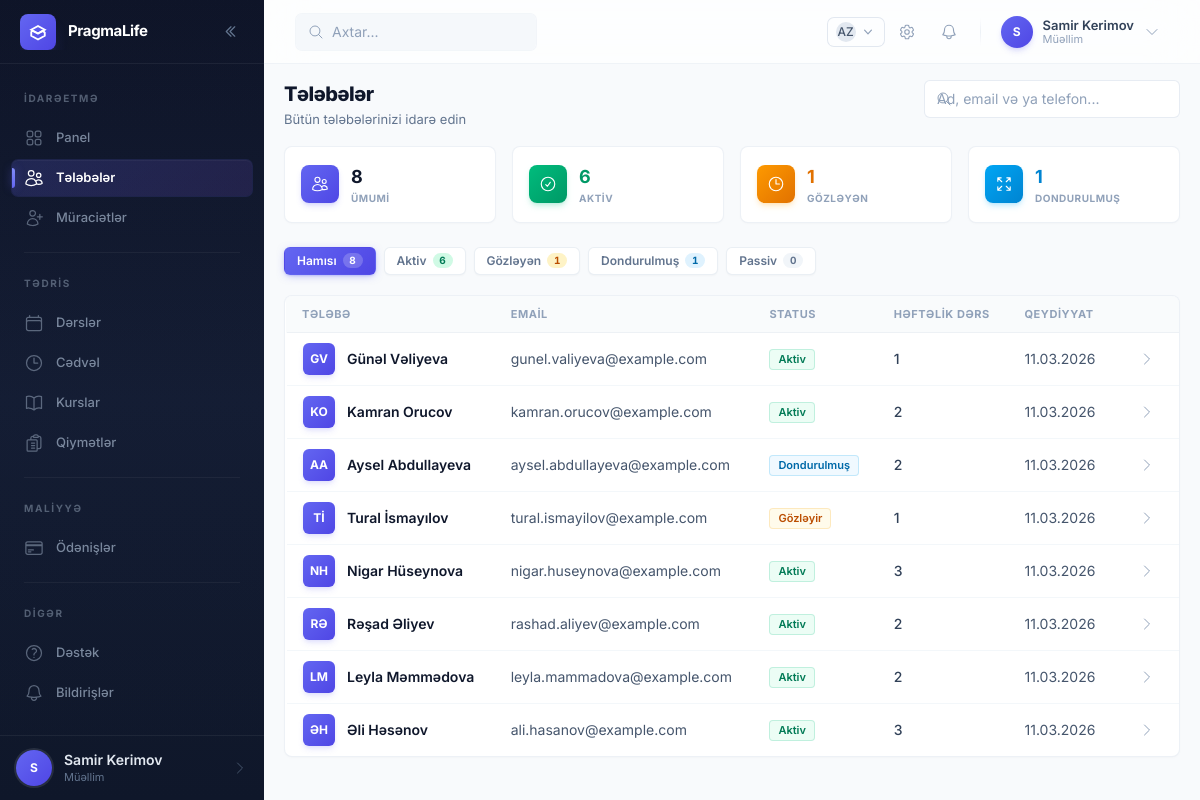
Before: /auth/students/ (signed in) with the older database file.
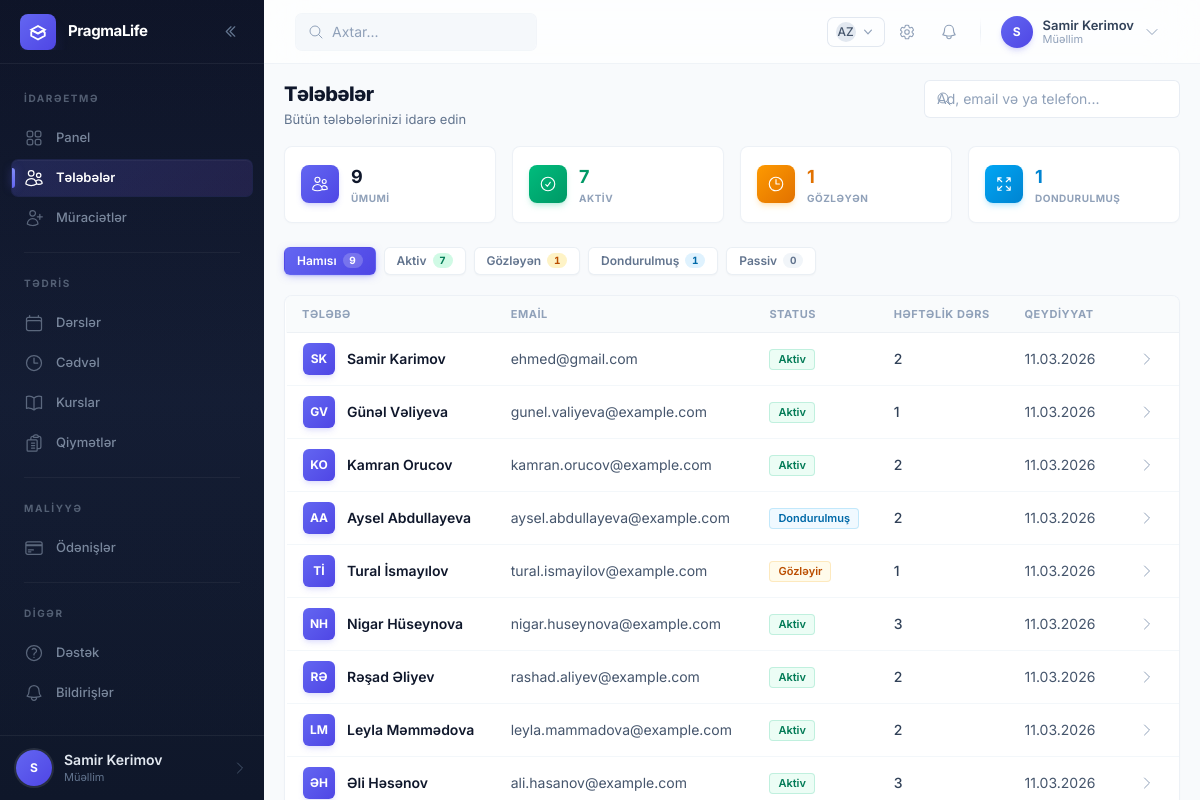
After: the same page with the newer database file.
### apps/users/models.py (models this page shows, shortened)
class User(AbstractBaseUser, PermissionsMixin):
    class Role(models.TextChoices):
        TEACHER = 'teacher', 'Müəllim'
        STUDENT = 'student', 'Tələbə'
    id = models.UUIDField(primary_key=True, default=uuid.uuid4, editable=False)
    email = models.EmailField(unique=True, verbose_name='Email')
    first_name = models.CharField(max_length=100, verbose_name='Ad')
    last_name = models.CharField(max_length=100, verbose_name='Soyad')
    role = models.CharField(
        max_length=10,
        choices=Role.choices,
        default=Role.STUDENT,
        verbose_name='Rol'
    )
    phone = models.CharField(
        max_length=20,
        blank=True,
        validators=[validate_phone_number],
        verbose_name='Telefon'
    )
    avatar = models.ImageField(
        upload_to='avatars/',
        blank=True,
        verbose_name='Profil şəkli'
    )
    is_active = models.BooleanField(default=True, verbose_name='Aktivdir')
    is_staff = models.BooleanField(default=False, verbose_name='Admin heyəti')
    date_joined = models.DateTimeField(default=timezone.now, verbose_name='Qeydiyyat tarixi')
    created_at = models.DateTimeField(auto_now_add=True)
    updated_at = models.DateTimeField(auto_now=True)
    objects = UserManager()
    USERNAME_FIELD = 'email'
    REQUIRED_FIELDS = ['first_name', 'last_name']
    class Meta:
        db_table = 'users_user'
        verbose_name = 'İstifadəçi'
        verbose_name_plural = 'İstifadəçilər'
        ordering = ['-date_joined']
    def get_full_name(self) -> str:
        return f"{self.first_name} {self.last_name}".strip()
    @property
    def is_teacher(self) -> bool:
        return self.role == self.Role.TEACHER

class BaseModel(models.Model):
    id = models.UUIDField(primary_key=True, default=uuid.uuid4, editable=False)
    created_at = models.DateTimeField(auto_now_add=True, verbose_name='Yaradılma tarixi')
    updated_at = models.DateTimeField(auto_now=True, verbose_name='Yenilənmə tarixi')
    class Meta:
        abstract = True

class StudentProfile(BaseModel):
    class Status(models.TextChoices):
        PENDING = 'pending', 'Gözləyir'
        ACTIVE = 'active', 'Aktiv'
        INACTIVE = 'inactive', 'Passiv'
        FROZEN = 'frozen', 'Dondurulmuş'
        GRADUATED = 'graduated', 'Bitirmiş'
    class PaymentModel(models.TextChoices):
        MONTHLY = 'monthly', 'Aylıq abunə'
        PER_LESSON = 'per_lesson', 'Dərs əsaslı'
    user = models.OneToOneField(
        User,
        on_delete=models.CASCADE,
        related_name='student_profile',
        verbose_name='İstifadəçi'
    )
    status = models.CharField(
        max_length=20,
        choices=Status.choices,
        default=Status.PENDING,
        verbose_name='Status'
    )
    payment_model = models.CharField(
        max_length=20,
        choices=PaymentModel.choices,
        default=PaymentModel.MONTHLY,
        verbose_name='Ödəniş modeli'
    )
    lessons_per_week = models.PositiveSmallIntegerField(
        default=2,
        verbose_name='Həftəlik dərs sayı'
    )
    github_username = models.CharField(
        max_length=100,
        blank=True,
        validators=[validate_github_username],
        verbose_name='GitHub istifadəçi adı'
    )
    github_repo_url = models.URLField(
        blank=True,
        verbose_name='GitHub repo URL'
    )
    timezone = models.CharField(
        max_length=50,
        default='Asia/Baku',
        verbose_name='Vaxt zonası'
    )
    education_level = models.CharField(
        max_length=100,
        blank=True,
        verbose_name='Təhsil səviyyəsi'
    )
    goals = models.TextField(
        blank=True,
        verbose_name='Öyrənmə məqsədləri'
    )
    teacher_notes = models.TextField(
        blank=True,
        verbose_name='Müəllim qeydləri (gizli)'
    )
    status_changed_at = models.DateTimeField(
        null=True,
        blank=True,
        verbose_name='Status dəyişikliyi tarixi'
    )
    class Meta:
        db_table = 'users_student_profile'
        verbose_name = 'Tələbə Profili'
        verbose_name_plural = 'Tələbə Profilləri'

### apps/users/views.py (the view, shortened to what this page needs)
# urls.py: path('students/', views.StudentListView.as_view(), name='student-list'),
class StudentListView(TeacherRequiredMixin, ListView):
    model = User
    template_name = 'users/student_list.html'
    context_object_name = 'students'
    paginate_by = 20
    def get_queryset(self):
        qs = (
            User.objects
            .filter(role=User.Role.STUDENT)
            .select_related('student_profile')
            .order_by('-date_joined')
        )
        status = self.request.GET.get('status', '')
        if status:
            qs = qs.filter(student_profile__status=status)
        search = self.request.GET.get('q', '').strip()
        return qs
    def get_context_data(self, **kwargs) -> dict:
        context = super().get_context_data(**kwargs)
        context['page_title'] = 'Tələbələr'
        context['current_status'] = self.request.GET.get('status', '')
        context['search_query'] = self.request.GET.get('q', '')
        context['status_counts'] = {
            'all': User.objects.filter(role=User.Role.STUDENT).count(),
            'active': StudentProfile.objects.filter(status='active').count(),
            'pending': StudentProfile.objects.filter(status='pending').count(),
            'inactive': StudentProfile.objects.filter(status='inactive').count(),
            'frozen': StudentProfile.objects.filter(status='frozen').count(),
        }
        return context

### core/context_processors.py (called while the page is built)
def lms_globals(request) -> dict:
    return {
        'LESSON_PRICE': getattr(settings, 'LESSON_PRICE', Decimal('25.00')),
        'APP_NAME': 'LMS Platform',
        'APP_VERSION': '1.0.0',
        'is_teacher': (
            request.user.is_authenticated
            and request.user.role == 'teacher'
        ),
        'is_student': (
            request.user.is_authenticated
            and request.user.role == 'student'
        ),
    }

### core/mixins.py (called while the page is built)
    def test_func(self) -> bool:
        return (
            self.request.user.is_authenticated
            and self.request.user.role == 'teacher'
        )

### templates/users/student_list.html (shortened to what the changed rows need)
{% extends 'base.html' %}
{% block breadcrumb %}
<div class="page-header">
    <div>
        <h1 class="page-title">Tələbələr</h1>
    </div>
</div>
{% endblock %}
{% block content %}
<div class="grid grid-cols-2 sm:grid-cols-4 gap-4 mb-6">
    <div class="card-hover p-4">
        <div class="flex items-center gap-3">
            <div>
                <p class="text-lg font-bold text-slate-900 tracking-tight">{{ status_counts.all }}</p>
                <p class="text-[10px] font-bold text-slate-400 uppercase tracking-wider">Ümumi</p>
            </div>
        </div>
    </div>
    <div class="card-hover p-4">
        <div class="flex items-center gap-3">
            <div>
                <p class="text-lg font-bold text-emerald-600 tracking-tight">{{ status_counts.active }}</p>
                <p class="text-[10px] font-bold text-slate-400 uppercase tracking-wider">Aktiv</p>
            </div>
        </div>
    </div>
</div>
<div class="flex flex-wrap items-center gap-2 mb-5">
    <a href="{% url 'users:student-list' %}"
       class="filter-pill {% if not current_status %}filter-pill-active{% else %}filter-pill-default{% endif %}">
        Hamısı <span class="filter-pill-count {% if not current_status %}bg-white/20{% else %}bg-slate-100{% endif %}">{{ status_counts.all }}</span>
    </a>
    <a href="?status=active"
       class="filter-pill {% if current_status == 'active' %}filter-pill-success{% else %}filter-pill-default{% endif %}">
        Aktiv <span class="filter-pill-count {% if current_status == 'active' %}bg-white/20{% else %}bg-emerald-100 text-emerald-700{% endif %}">{{ status_counts.active }}</span>
    </a>
</div>
{% if students %}
<div class="card-hover overflow-hidden">
    <table class="data-table">
        <thead>
            <tr>
                <th>Tələbə</th>
                <th>Email</th>
                <th>Status</th>
                <th>Həftəlik dərs</th>
                <th>Qeydiyyat</th>
                <th></th>
            </tr>
        </thead>
        <tbody>
            {% for student in students %}
            <tr>
                <td>
                    <a href="{% url 'users:student-detail' student.pk %}" class="flex items-center group">
                        <div class="avatar avatar-sm shadow-md shadow-primary-500/15">
                            {{ student.first_name|first|upper }}{{ student.last_name|first|upper }}
                        </div>
                        <div class="ml-3">
                            <div class="text-sm font-semibold text-slate-900 group-hover:text-primary-600 transition">{{ student.get_full_name }}</div>
                        </div>
                    </a>
                </td>
                <td class="text-slate-500">{{ student.email }}</td>
                <td>
                    {% if student.student_profile %}
                    <span class="{% if student.student_profile.status == 'active' %}badge-success
                        {% elif student.student_profile.status == 'pending' %}badge-warning
                        {% elif student.student_profile.status == 'frozen' %}badge-info
                        {% elif student.student_profile.status == 'graduated' %}badge-primary
                        {% else %}badge-neutral{% endif %}">
                        {{ student.student_profile.get_status_display }}
                    </span>
                    {% else %}
                    <span class="text-xs text-slate-400">—</span>
                    {% endif %}
                </td>
                <td>
                    {% if student.student_profile %}
                    <span class="text-sm font-medium text-slate-700">{{ student.student_profile.lessons_per_week }}</span>
                    {% else %}
                    <span class="text-xs text-slate-400">—</span>
                    {% endif %}
                </td>
                <td class="text-slate-500 text-xs">{{ student.date_joined|date:"d.m.Y" }}</td>
                <td class="text-right">
                    <a href="{% url 'users:student-detail' student.pk %}" class="btn-icon">
                        <svg width="16" height="16" viewBox="0 0 24 24" fill="none" stroke="currentColor" stroke-width="1.5"><path stroke-linecap="round" stroke-linejoin="round" d="M8.25 4.5l7.5 7.5-7.5 7.5"/></svg>
                    </a>
                </td>
            </tr>
            {% endfor %}
        </tbody>
    </table>
</div>
{% endif %}
{% endblock %}

Changed rows visible on the page:
added User: first_name|first "S", last_name|first "K", get_full_name "Samir Karimov", email "ehmed@gmail.com", student_profile.status "Aktiv", student_profile.lessons_per_week "2", date_joined "11.03.2026"
Other visible differences:
{{ status_counts.all }}: "8" → "9"
{{ status_counts.active }}: "6" → "7"
